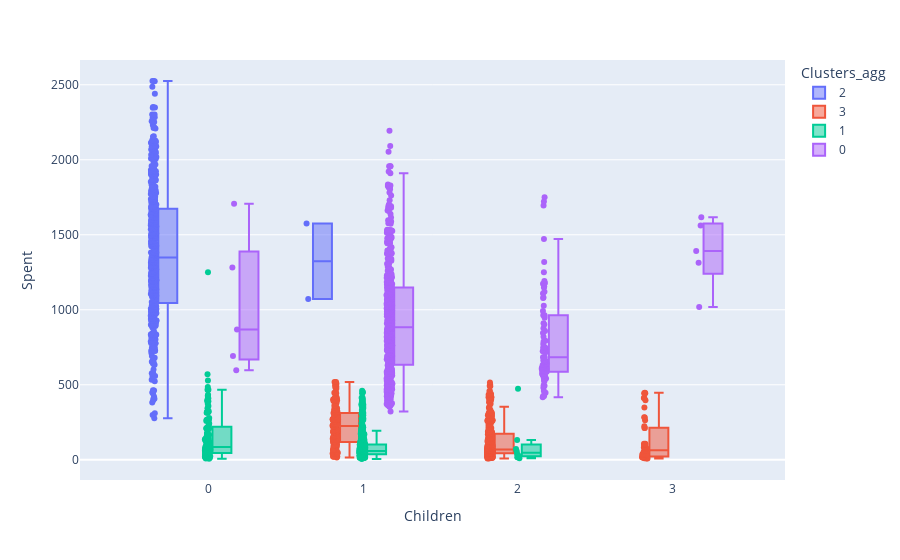

Notebook code cell kept with this figure:
### Markdown cell above
Grup 0: Low income, low spending.
Grup 1: Average income, low spending
Grup 2: Average income, high spending
Grup 3: High income, high spending

### Code cell
plt.rcParams['figure.figsize'] = [8,8]
plt = px.box(dfnew, x=dfnew['Children'], y=dfnew['Spent'], points="all", color="Clusters_agg")
plt.show()

### Figure 1 — Plotly figure (JSON) as saved in the notebook; plotly's stock layout.template omitted (floating-point values rounded to 4 significant figures; data arrays with more than 128 entries replaced by an {"elided": "..."} marker saying what was removed)
{"data": [{"alignmentgroup": "True", "boxpoints": "all", "hovertemplate": "Clusters_agg=2<br>Children=%{x}<br>Spent=%{y}<extra></extra>", "legendgroup": "2", "marker": {"color": "#636efa"}, "name": "2", "notched": false, "offsetgroup": "2", "orientation": "v", "showlegend": true, "type": "box", "x": {"elided": "489 int values"}, "x0": " ", "xaxis": "x", "y": {"elided": "489 int values"}, "y0": " ", "yaxis": "y"}, {"alignmentgroup": "True", "boxpoints": "all", "hovertemplate": "Clusters_agg=3<br>Children=%{x}<br>Spent=%{y}<extra></extra>", "legendgroup": "3", "marker": {"color": "#EF553B"}, "name": "3", "notched": false, "offsetgroup": "3", "orientation": "v", "showlegend": true, "type": "box", "x": {"elided": "541 int values"}, "x0": " ", "xaxis": "x", "y": {"elided": "541 int values"}, "y0": " ", "yaxis": "y"}, {"alignmentgroup": "True", "boxpoints": "all", "hovertemplate": "Clusters_agg=1<br>Children=%{x}<br>Spent=%{y}<extra></extra>", "legendgroup": "1", "marker": {"color": "#00cc96"}, "name": "1", "notched": false, "offsetgroup": "1", "orientation": "v", "showlegend": true, "type": "box", "x": {"elided": "607 int values"}, "x0": " ", "xaxis": "x", "y": {"elided": "607 int values"}, "y0": " ", "yaxis": "y"}, {"alignmentgroup": "True", "boxpoints": "all", "hovertemplate": "Clusters_agg=0<br>Children=%{x}<br>Spent=%{y}<extra></extra>", "legendgroup": "0", "marker": {"color": "#ab63fa"}, "name": "0", "notched": false, "offsetgroup": "0", "orientation": "v", "showlegend": true, "type": "box", "x": {"elided": "568 int values"}, "x0": " ", "xaxis": "x", "y": {"elided": "568 int values"}, "y0": " ", "yaxis": "y"}], "layout": {"boxmode": "group", "legend": {"title": {"text": "Clusters_agg"}, "tracegroupgap": 0}, "margin": {"t": 60}, "xaxis": {"anchor": "y", "domain": [0, 1], "title": {"text": "Children"}}, "yaxis": {"anchor": "x", "domain": [0, 1], "title": {"text": "Spent"}}}}
